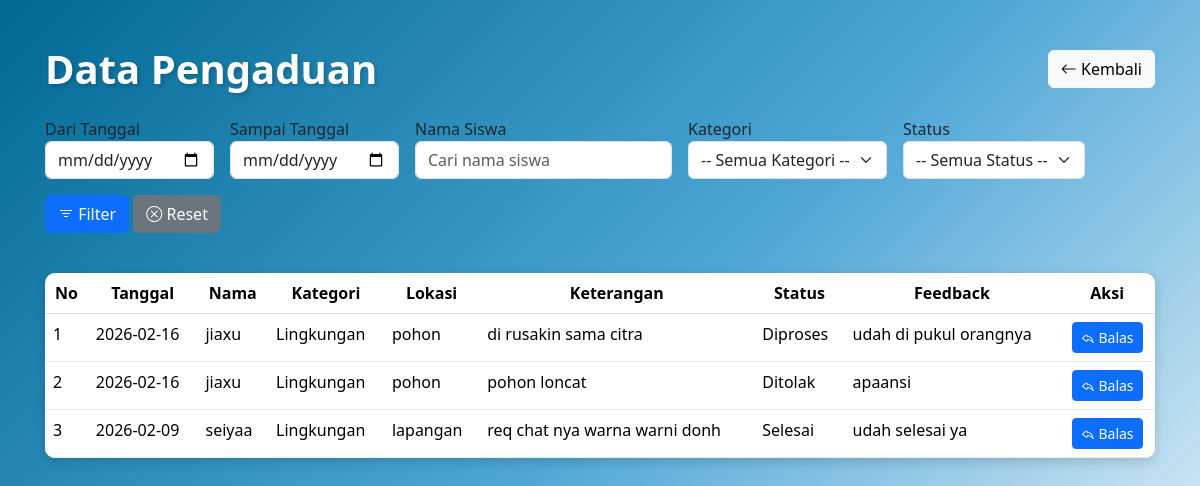
The app's page /admin/dataaspirasi.php, older data.
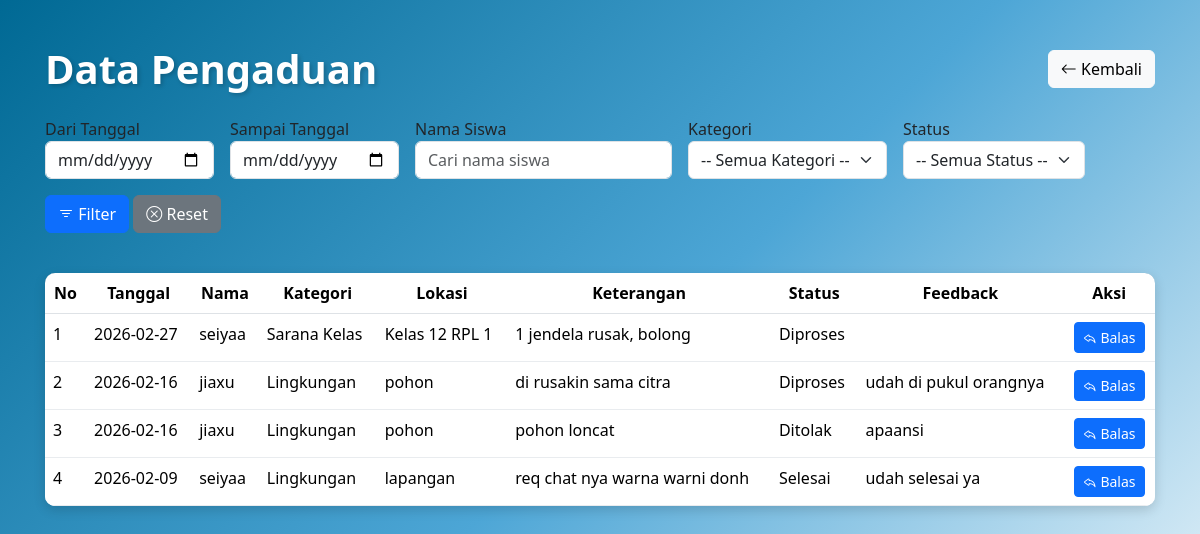
The same page, newer data.
### tables this page shows
CREATE TABLE `input_aspirasi` (
  `id_pelaporan` int(5) NOT NULL,
  `date` date NOT NULL DEFAULT current_timestamp(),
  `nis` varchar(15) NOT NULL,
  `id_kategori` int(5) NOT NULL,
  `lokasi` varchar(50) NOT NULL,
  `keterangan` varchar(100) NOT NULL,
  `status` enum('Menunggu','Diproses','Selesai','Ditolak') NOT NULL DEFAULT 'Menunggu',
  `feedback` varchar(100) DEFAULT NULL
);

CREATE TABLE `siswa` (
  `nis` varchar(15) NOT NULL,
  `nama` varchar(30) NOT NULL,
  `kelas` varchar(10) NOT NULL,
  `password` varchar(15) NOT NULL
);

CREATE TABLE `kategori` (
  `id_kategori` int(5) NOT NULL,
  `tanggal` date NOT NULL DEFAULT current_timestamp(),
  `jenis_kategori` varchar(30) NOT NULL
);

### admin/dataaspirasi.php (the view, shortened to what this page needs)
<?php
include '../koneksi.php';
$whereSQL = '';
$queryaspirasi = mysqli_query($koneksi, "
SELECT input_aspirasi.id_pelaporan,
       input_aspirasi.nis,
       siswa.nama,
       input_aspirasi.date,
       kategori.jenis_kategori,
       input_aspirasi.lokasi,
       input_aspirasi.keterangan,
       input_aspirasi.status,
       input_aspirasi.feedback
FROM input_aspirasi
INNER JOIN kategori ON input_aspirasi.id_kategori = kategori.id_kategori
INNER JOIN siswa ON input_aspirasi.nis = siswa.nis
$whereSQL
ORDER BY input_aspirasi.date DESC
");
?>
<!Doctype html>
<html lang="en">
<head>
  <link href="https://cdn.jsdelivr.net/npm/bootstrap@5.3.8/dist/css/bootstrap.min.css" rel="stylesheet">
  <link rel="stylesheet" href="https://cdn.jsdelivr.net/npm/bootstrap-icons@1.11.0/font/bootstrap-icons.css">
</head>
<body>
  <div class="container">
    <div class="d-flex justify-content-between align-items-center mb-4">
      <h1 class="mb-0">Data Pengaduan</h1>
      <a href="halamanadmin.php" class="btn btn-light">
        <i class="bi bi-arrow-left"></i> Kembali
      </a>
    </div>
    <form method="GET" class="row g-3 mb-4">
      <div class="col-auto">
        <label>Dari Tanggal</label>
        <input type="date" name="dari" class="form-control" value="<?= isset($_GET['dari']) ? $_GET['dari'] : '' ?>">
      </div>
      <div class="col-auto">
        <label>Sampai Tanggal</label>
        <input type="date" name="sampai" class="form-control" value="<?= isset($_GET['sampai']) ? $_GET['sampai'] : '' ?>">
      </div>
      <div class="col-auto">
        <label>Nama Siswa</label>
        <input type="text" name="nama" class="form-control" placeholder="Cari nama siswa" value="<?= isset($_GET['nama']) ? $_GET['nama'] : '' ?>">
      </div>
      <div class="col-auto">
        <label>Kategori</label>
        <select name="kategori" class="form-select">
          <option value="">-- Semua Kategori --</option>
        </select>
      </div>
      <div class="col-auto">
        <label>Status</label>
        <select name="status" class="form-select">
          <option value="">-- Semua Status --</option>
        </select>
      </div>
      <div class="col-auto align-self-end">
        <button type="submit" class="btn btn-primary mb-3">
          <i class="bi bi-filter"></i> Filter
        </button>
        <a href="dataaspirasi.php" class="btn btn-secondary mb-3">
          <i class="bi bi-x-circle"></i> Reset
        </a>
      </div>
    </form>
    <table class="table table-hover">
      <thead>
        <tr>
          <th>No</th>
          <th>Tanggal</th>
          <th>Nama</th>
          <th>Kategori</th>
          <th>Lokasi</th>
          <th>Keterangan</th>
          <th>Status</th>
          <th>Feedback</th>
          <th>Aksi</th>
        </tr>
      </thead>
      <tbody>
        <?php
        $no = 1;
        while ($datapengaduan = mysqli_fetch_array($queryaspirasi)) {
        ?>
          <tr>
            <td><?php echo $no++; ?></td>
            <td><?php echo $datapengaduan['date']; ?></td>
            <td><?php echo $datapengaduan['nama']; ?></td>
            <td><?php echo $datapengaduan['jenis_kategori']; ?></td>
            <td><?php echo $datapengaduan['lokasi']; ?></td>
            <td><?php echo $datapengaduan['keterangan']; ?></td>
            <td><?php echo $datapengaduan['status']; ?></td>
            <td><?php echo $datapengaduan['feedback']; ?></td>
            <td class="text-center">
              <button
                class="btn btn-sm btn-primary"
                data-bs-toggle="modal"
                data-bs-target="#balasModal<?php echo $no; ?>">
                <i class="bi bi-reply"></i> Balas
              </button>
            </td>
          </tr>
        <?php } ?>
      </tbody>
    </table>
  </div>
</body>
</html>

### admin/dataaspirasi.php (style rules this page uses)
body { background: linear-gradient(135deg, #006994 0%, #4da6d6 50%, #ffffff 100%); min-height: 100vh; padding: 20px; }
.container { padding: 25px; max-width: 1250px; margin: 0 auto; }
table { background-color: white; box-shadow: 0 4px 12px rgba(0, 0, 0, 0.15); border-radius: 10px; overflow: hidden; }
thead { background: linear-gradient(135deg, #005178 0%, #0066a1 100%); color: white; }
th { font-weight: 600; padding: 15px; text-align: center; }
td { padding: 12px 15px; border-bottom: 1px solid #e9ecef; }
h1 { color: white; margin-bottom: 30px; font-weight: 700; text-shadow: 2px 2px 4px rgba(0, 0, 0, 0.2); }

Row changes from the older to the newer data that the page shows:
added input_aspirasi: date "2026-02-27", nis.nama "seiyaa", id_kategori.jenis_kategori "Sarana Kelas", lokasi "Kelas 12 RPL 1", keterangan "1 jendela rusak, bolong", status "Diproses"
